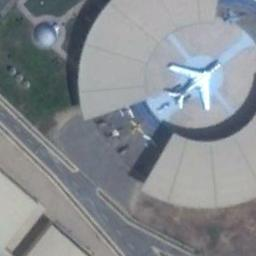
#> input picture data/NWPU-RESISC45/airplane/airplane_032.jpg, 256 x 256 px
$ python -i water.py   (imports and definitions only)
#> lines starting #> are read from the running program, lines starting #| are printed output that depends on the picture; after the words box and inside, x2 and y2 are one past the last pixel; in counts of white or black regions, pixels touching at a corner belong together
#> further down, picture is the input picture: PIL image 256x256 RGB; mean R, G, B 133.5, 138.6, 143.4
"""Canonical water classification constants and metrics for active learning."""

from __future__ import annotations

import math
import numpy as np
from PIL import Image
from scipy.ndimage import uniform_filter
from typing import Any, Mapping

MAX_SELECTABLE_WATER_FRACTION: float = 0.50
UNUSABLE_REASON_EXCESSIVE_WATER: str = "excessive_water"

WATER_FILTER_STATUS_PASS: str = "pass"
WATER_FILTER_STATUS_EXCESSIVE: str = "excessive_water"
WATER_FILTER_STATUS_UNKNOWN: str = "unknown"


# [8 lines left out: function _finite_float, not called in this run]


def compute_satellite_water_fraction(
    image: Image.Image | np.ndarray, *, land_mask: np.ndarray | None = None
) -> float:
    """Estimate water coverage with local texture and optional land geometry.

    False pixels in the boolean (H, W) land mask are known outside-land sea,
    even when canonical imagery fills them black. They count as water in the
    full-tile denominator, not as RGB evidence in neighboring texture windows.
    Without geometry, only RGB evidence is used. Clouds/whitecaps can obscure
    individual pixels but cannot veto water elsewhere in the tile.
    """
    if isinstance(image, Image.Image):
        values = np.asarray(image.convert("RGB"), dtype=np.float32)
    else:
        values = np.asarray(image, dtype=np.float32)
    if values.ndim != 3 or values.shape[-1] < 3:
        raise ValueError(f"Expected RGB image array, got shape {values.shape}")
    if not values.shape[0] or not values.shape[1]:
        raise ValueError("Water imagery must have positive dimensions")
    if land_mask is None:
        land = np.ones(values.shape[:2], dtype=bool)
    else:
        land = np.asarray(land_mask)
        if land.dtype != np.bool_:
            raise TypeError("land_mask must have boolean dtype")
        if land.shape != values.shape[:2]:
            raise ValueError("land_mask shape must match satellite dimensions")
    if not np.isfinite(values[land]).all():
        raise ValueError("Land satellite pixels must be finite")
    values = values[..., :3] / 255.0
    r, g, b = values[..., 0], values[..., 1], values[..., 2]
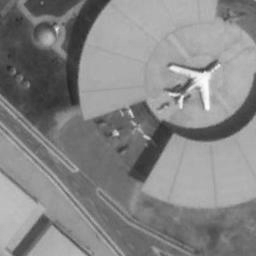
#> r: shape (256, 256) float32; min 0.153, max 0.984, mean 0.524
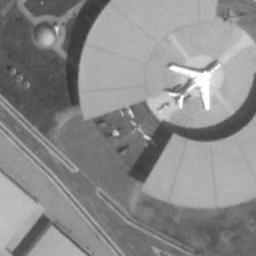
#> g: shape (256, 256) float32; min 0.196, max 1, mean 0.543
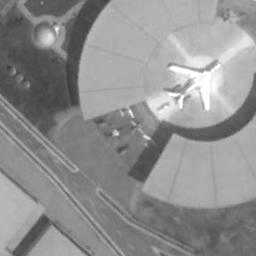
#> b: shape (256, 256) float32; min 0.231, max 1, mean 0.562
    brightness = (r + g + b) / 3.0
    maxc = np.maximum(r, np.maximum(g, b))
    minc = np.minimum(r, np.minimum(g, b))
    saturation = (maxc - minc) / np.maximum(maxc + 1e-6, 1e-6)
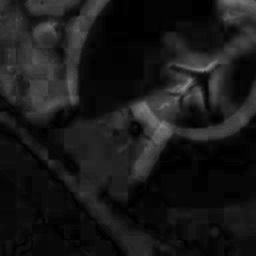
#> saturation: shape (256, 256) float32; min 0, max 0.549, mean 0.0982
    luminance = 0.2989 * r + 0.5870 * g + 0.1140 * b
    weights = uniform_filter(land.astype(np.float32), size=3, mode="constant")
    mean = np.divide(
        uniform_filter(np.where(land, luminance, 0.0), size=3, mode="constant"),
        weights, out=np.zeros_like(luminance), where=weights > 0,
    )
#> land: shape (256, 256) bool; every value is 1
    mean_square = np.divide(
        uniform_filter(np.where(land, luminance**2, 0.0), size=3, mode="constant"),
        weights, out=np.zeros_like(luminance), where=weights > 0,
    )
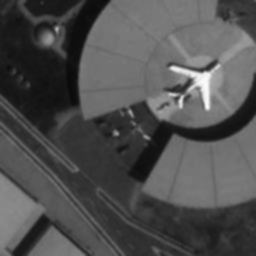
#> mean_square: shape (256, 256) float32; min 0.0413, max 0.987, mean 0.314
    texture = np.sqrt(np.maximum(mean_square - mean**2, 0.0))
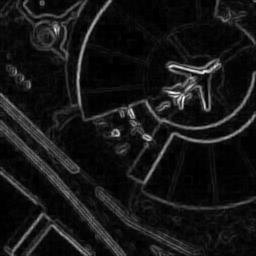
#> texture: shape (256, 256) float32; min 0, max 0.183, mean 0.0161; drawn with min black and max white
    water_mask = (
        (b > r * 1.2)
        & (b > g * 1.15)
        & (brightness < 0.65)
        & (saturation > 0.18)
        & (texture < 0.12)
    )
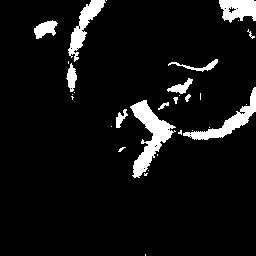
#> water_mask: shape (256, 256) bool; 7.1% white; 31 white regions (18 under 20 px), largest, box (x1, y1, x2, y2) and area: (130, 100, 176, 178) 1337, (183, 87, 256, 140) 863, (68, 0, 106, 62) 735
    return float((~land | (land & water_mask)).mean())


# [56 lines left out: functions compute_effective_water_fraction, evaluate_water_status, is_excessive_water, is_water_unusable, not called in this run]

>>> from PIL import Image
>>> picture = Image.open('../../data/NWPU-RESISC45/airplane/airplane_032.jpg')
>>> result = compute_satellite_water_fraction(picture)
#> result = 0.071

$ run again, on data/NWPU-RESISC45/airplane/airplane_040.jpg
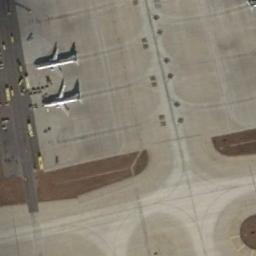
#> input picture data/NWPU-RESISC45/airplane/airplane_040.jpg, 256 x 256 px
#> picture is the input picture: PIL image 256x256 RGB; mean R, G, B 138.2, 131.1, 117.5
#> land: shape (256, 256) bool; every value is 1
#> in compute_satellite_water_fraction, `mean_square = np.divide( uniform_filter(np.where(land, luminance**2, 0..`:
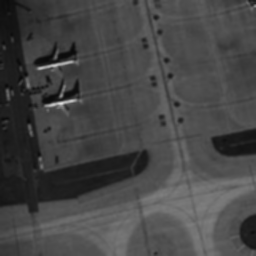
#> mean_square: shape (256, 256) float32; min 0.0397, max 0.875, mean 0.277
#> in compute_satellite_water_fraction, `texture = np.sqrt(np.maximum(mean_square - mean**2, 0.0))`:
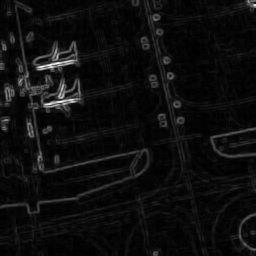
#> texture: shape (256, 256) float32; min 0, max 0.255, mean 0.0146; drawn with min black and max white
#> water_mask: shape (256, 256) bool; every value is 0
#> result = 0
